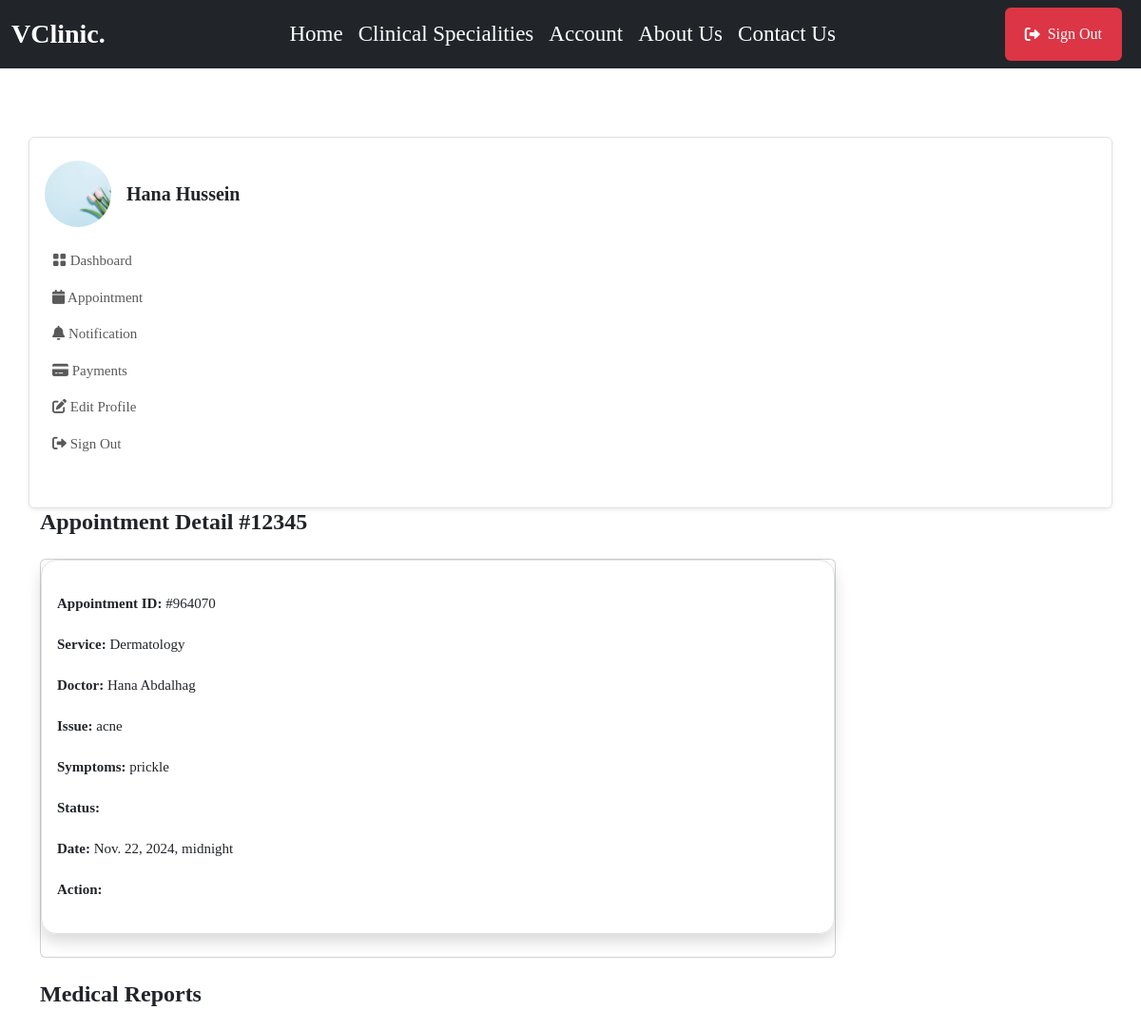
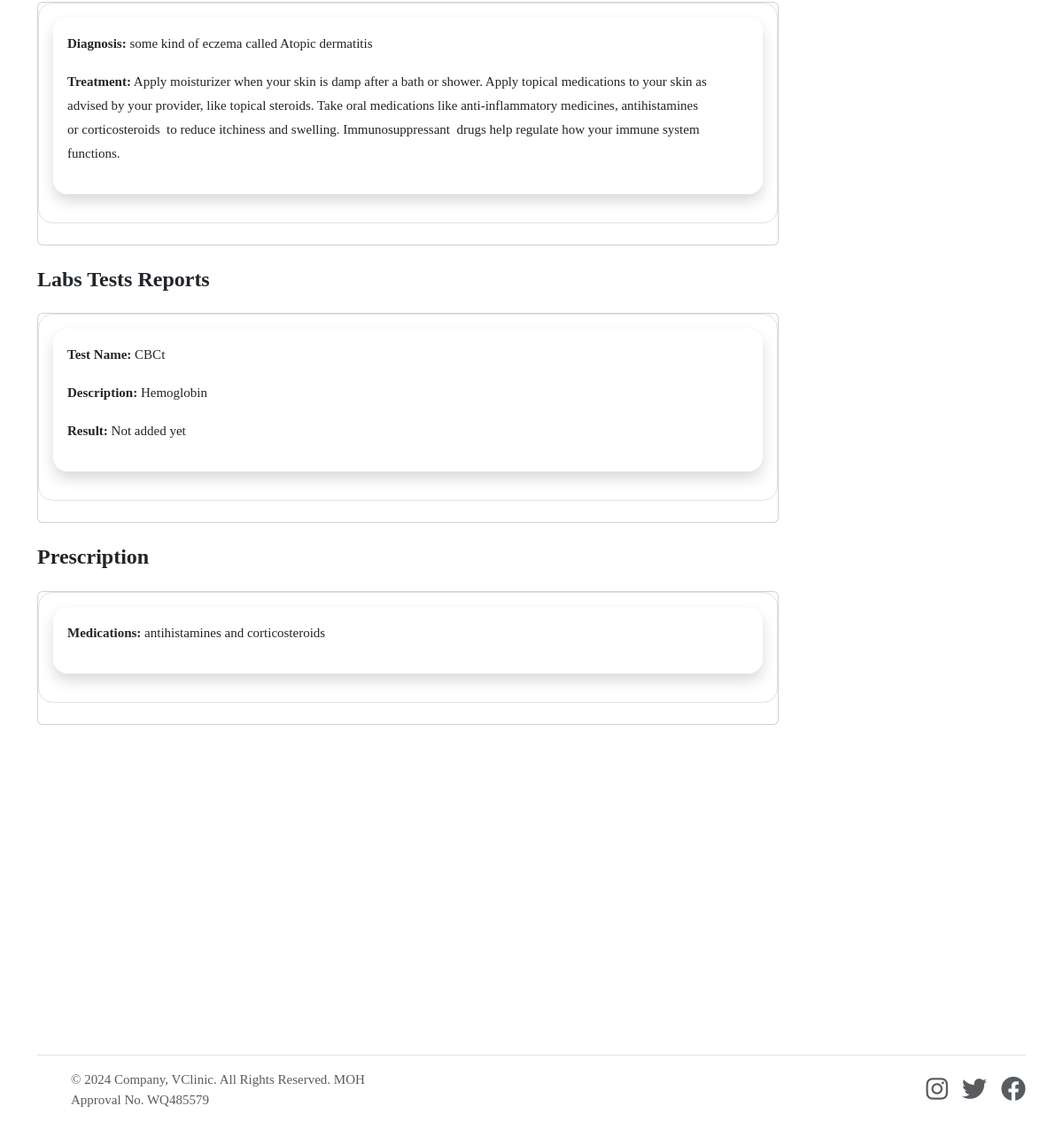
The app's page /patient/appointments/964070/ (signed in) with its own data (2 pictures, top to bottom).
### userauthapp/models.py (models this page shows, shortened)
class User(AbstractUser):       # override default user model
    email = models.EmailField(unique=True)
    username = models.CharField(max_length=100, null=True, blank=True)
    user_type = models.CharField(max_length=50, choices=USER_TYPE, null=True, blank=True, default=None)
    USERNAME_FIELD = "email"
    REQUIRED_FIELDS = ['username']

### patientapp/models.py (models this page shows, shortened)
class Patient(models.Model):         #create a new model from scratch
    user = models.OneToOneField(userauth_models.User, on_delete=models.CASCADE)  #when we delete this user , we delete doctor, there should be only one doctor that has one user model
    image = models.FileField(upload_to='images', blank=True, null=True)
    full_name = models.CharField(max_length=100, blank=True, null=True)
    mobile = models.CharField(max_length=15, blank=True, null=True)
    address = models.CharField(max_length=100, null=True, blank=True)
    email = models.CharField(max_length=100, null=True, blank=True)
    gender = models.CharField(max_length=100, null=True, blank=True)
    blood_group = models.CharField(max_length=100, null=True, blank=True)
    date_of_birth= models.DateTimeField(default=timezone.now, null=True, blank=True)

### mainapp/models.py (models this page shows, shortened)
class Appointment(models.Model):
    STATUS = [
        ('Scheduled', 'Scheduled'),
        ('Completed', 'Completed'),
        ('Pending', 'Pending'),
        ('Cancelled', 'Cancelled')
    ]
    service = models.ForeignKey(Service, on_delete=models.SET_NULL, null=True, blank=True, related_name='service_appointments')
    doctor = models.ForeignKey(doctor_models.Doctor, on_delete=models.SET_NULL, null=True, blank=True, related_name='doctor_appointments')
    patient = models.ForeignKey(patient_models.Patient, on_delete=models.SET_NULL, null=True, blank=True, related_name='appointments_patient')
    appointment_date = models.DateTimeField(null=True, blank=True)
    issues = models.TextField(blank=True, null=True)
    symptoms = models.TextField(blank=True, null=True)
    appointment_id = ShortUUIDField(length=6, max_length=10, alphabet="1234567890")
    appointment_status = models.CharField(max_length=120, choices=STATUS, default='Pending')

class Service(models.Model):
    image = models.FileField(upload_to="images", null=True, blank=True)
    name = models.CharField(max_length=255)         # name of clinical specialitis
    description = models.TextField(blank=True, null=True)       # description of clinical specialitis
    cost = models.DecimalField(max_digits=10, decimal_places=2)         # How mush the clinical specialitis cost
    available_doctors = models.ManyToManyField(doctor_models.Doctor, blank=True)        #every clinical specialitis have many doctors

class MedicalRecord(models.Model):
    appointment = models.ForeignKey(Appointment, on_delete=models.CASCADE)
    diagnosis = models.TextField()
    treatment = models.TextField()

class LabTest(models.Model):
    appointment = models.ForeignKey(Appointment, on_delete=models.CASCADE)
    test_name = models.CharField(max_length=255)
    description = models.TextField(blank=True, null=True)
    result = models.TextField(blank=True, null=True)

class Prescription(models.Model):
    appointment = models.ForeignKey(Appointment, on_delete=models.CASCADE)
    medications = models.TextField(blank=True, null=True)

### doctorapp/models.py (models this page shows, shortened)
class Doctor(models.Model):         #create a new model from scratch
    user = models.OneToOneField(userauth_models.User, on_delete=models.CASCADE)  #when we delete this user , we delete doctor, there should be only one doctor that has one user model
    image = models.FileField(upload_to='images', default='images/doctor-default.png', blank=True, null=True)
    full_name = models.CharField(max_length=100, blank=True, null=True)
    mobile = models.CharField(max_length=15, blank=True, null=True)
    country = models.CharField(max_length=100, null=True, blank=True)
    bio = models.CharField(max_length=100, null=True, blank=True)
    specializations = models.CharField(max_length=100, null=True, blank=True)
    qualifications = models.CharField(max_length=100, null=True, blank=True)
    years_of_experience = models.CharField(max_length=100, null=True, blank=True)
    next_available_appointment_date = models.DateTimeField(default=timezone.now, null=True, blank=True)

### patientapp/views.py (the view)
# urls.py: path("appointments/<appointment_id>/", views.appointment_detail, name="appointment_detail"),
@login_required
def appointment_detail(request, appointment_id):
    patient = patient_models.Patient.objects.get(user=request.user)
    appointment = base_models.Appointment.objects.get(appointment_id=appointment_id, patient=patient)
    medical_records = base_models.MedicalRecord.objects.filter(appointment=appointment)
    lab_tests = base_models.LabTest.objects.filter(appointment=appointment)
    prescriptions = base_models.Prescription.objects.filter(appointment=appointment)
    context = {
        "appointment": appointment,
        "medical_records": medical_records,
        "lab_tests": lab_tests,
        "prescriptions": prescriptions,
    }
    return render(request, "patientapp/appointment_detail.html", context)

### templates/patientapp/appointment_detail.html (shortened to what this page needs)
{% extends 'partials/base.html' %} {% block content %}
<section class="pt-5 pb-5">
    <div class="container">
        <div class="row mt-0 mt-md-4">
            {% include 'patientapp/sidebar.html' %}
            <div class="col-lg-9 col-md-8 col-12">
                <h4 class="mb-0 mb-4 fw-bold">Appointment Detail #12345</h4>
                <div class="card mb-4">
                    <div class="shadow border p-3 mb-4 rounded-4">
                        <p>
                            <a>
                                <p><span class="fw-semibold text-dark">Appointment ID:</span> #{{appointment.appointment_id}}</p>
                                <p><span class="fw-semibold text-dark">Service:</span> {{appointment.service.name}}</p>
                                <p><span class="fw-semibold text-dark">Doctor:</span> {{appointment.doctor.full_name}}</p>
                                <p><span class="fw-semibold text-dark">Issue:</span> {{appointment.issues}}</p>
                                <p><span class="fw-semibold text-dark">Symptoms:</span> {{appointment.symptoms}}</p>
                                <p><span class="fw-semibold text-dark">Status:</span> {{appointment.status}}</p>
                                <p><span class="fw-semibold text-dark">Date:</span> {{appointment.appointment_date}}</p>
                                <p>
                                    <span class="fw-semibold text-dark">Action:</span>
                                </p>
                            </a>
                        </p>
                    </div>
                </div>
                <div id="medical-report">
                    <div class="d-flex justify-content-between">
                        <h4 class="mb-0 mb-4 fw-bold">Medical Reports</h4>
                    </div>
                    <div class="card mb-4">
                        <div class="border p-3 mb-4 rounded-4">
                            {% for m in medical_records %}
                            <div class="shadow p-3 rounded-4 mb-3">
                                <p><span class="fw-semibold text-dark">Diagnosis:</span> {{m.diagnosis}}</p>
                                <p><span class="fw-semibold text-dark">Treatment:</span> {{m.treatment}}</p>
                            </div>
                            {% empty %}
                            <p>No medical records</p>
                            {% endfor %}
                        </div>
                    </div>
                </div>
                <div id="lab-test">
                    <div class="d-flex justify-content-between">
                        <h4 class="mb-0 mb-4 fw-bold">Labs Tests Reports</h4>
                    </div>
                    <div class="card mb-4">
                        <div class="border p-3 mb-4 rounded-4">
                            {% for l in lab_tests %}
                            <div class="shadow p-3 rounded-4 mb-3">
                                <p><span class="fw-semibold text-dark">Test Name:</span> {{l.test_name}}t</p>
                                <p><span class="fw-semibold text-dark">Description:</span> {{l.description}}</p>
                                <p><span class="fw-semibold text-dark">Result:</span> {{l.result|default:"Not added yet"}}</p>
                            </div>
                            {% empty %}
                            <p>No lab tests</p>
                            {% endfor %}
                        </div>
                    </div>
                </div>
                <div class="d-flex justify-content-between">
                    <h4 class="mb-0 mb-4 fw-bold">Prescription</h4>
                </div>
                <div class="card mb-4">
                    <div class="border p-3 mb-4 rounded-4">
                        {% for p in prescriptions %}
                        <div class="shadow p-3 rounded-4 mb-3">
                            <p><span class="fw-semibold text-dark">Medications:</span> {{p.medications}}</p>
                        </div>
                        {% empty %}
                        <p>No prescriptions</p>
                        {% endfor %}
                    </div>
                </div>
            </div>
        </div>
</section>
{% endblock content %}

### templates/patientapp/sidebar.html (shortened to what this page needs)
    <nav class="navbar navbar-expand-md shadow-sm mb-4 mb-lg-0 sidenav border rounded">
        <div class="collapse navbar-collapse p-3" id="sidenav">
            <div class="navbar-nav flex-column">
                <div class="d-flex align-items-center mb-3">
                    {% if request.user.patient.image %}
                    <img src="{{request.user.patient.image.url}}" alt="avatar" class="rounded-circle avatar-xl" style="width: 70px; height: 70px; object-fit: cover" />
                    {% endif %}
                    <div class="ms-3">
                        <h5 class="mb-0 fw-bold">{{request.user.patient.full_name}}</h5>
                    </div>
                </div>
                <ul class="list-unstyled ms-n2 mb-4">
                    <li class="nav-item">
                        <a class="dropdown-item nav-link" href="{% url 'patientapp:dashboard' %}"><i class="bi bi-grid-fill"></i> Dashboard</a>
                    </li>
                    <li class="nav-item">
                        <a class="dropdown-item nav-link" href="{% url 'patientapp:appointments' %}"><i class="fas fa-calendar"></i> Appointment</a>
                    </li>
                    <li class="nav-item">
                        <a class="dropdown-item nav-link" href="{% url 'patientapp:notifications' %}"><i class="fas fa-bell"></i> Notification</a>
                    </li>
                    <li class="nav-item">
                        <a class="dropdown-item nav-link" href="{% url 'patientapp:payments' %}"><i class="fas fa-credit-card"></i> Payments</a>
                    </li>
                    <li class="nav-item">
                        <a class="nav-link" href="{% url 'patientapp:profile' %}"> <i class="fas fa-edit"></i> Edit Profile </a>
                    </li>
                    <li class="nav-item">
                        <a class="nav-link" href="{% url 'userauthapp:sign-out' %}"> <i class="fas fa-sign-out-alt"></i> Sign Out </a>
                    </li>
                </ul>
            </div>
        </div>
    </nav>
</div>

### static/assets/css/style.css (style rules this page uses)
body { background: #ffffff; color: var(--bs-body-color); font-size: 15px; font-family: var(--body-font-family); margin: 0; overflow-x: hidden !important; font-weight: 400; }
.p, p { line-height: 1.8; color: var(--paragraphColor); }

### records on screen
User: user.patient.image (picture), user.patient.full_name "Hana Hussein"
Appointment: appointment_id "964070", service.name "Dermatology", doctor.full_name "Hana Abdalhag", issues "acne", symptoms "prickle", appointment_date "Nov. 22, 2024, midnight"
MedicalRecord: diagnosis "some kind of eczema called Atopic dermatitis", treatment "Apply moisturizer when your skin is damp after a bath or shower. Apply topical medications to your skin as advised by your provider, like topical steroids. Take oral medications like anti-inflammatory medicines, antihistamines or corticosteroids to reduce itchiness and swelling. Immunosuppressant drugs help regulate how your immune system functions."
LabTest: test_name "CBC", description "Hemoglobin", result "Not added yet"
Prescription: medications "antihistamines and corticosteroids"
